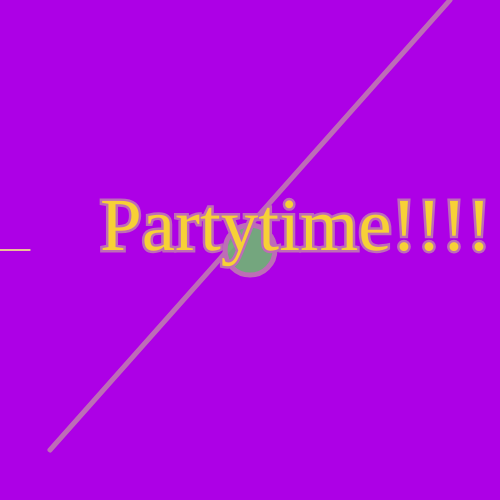
Frame 1 (no input)
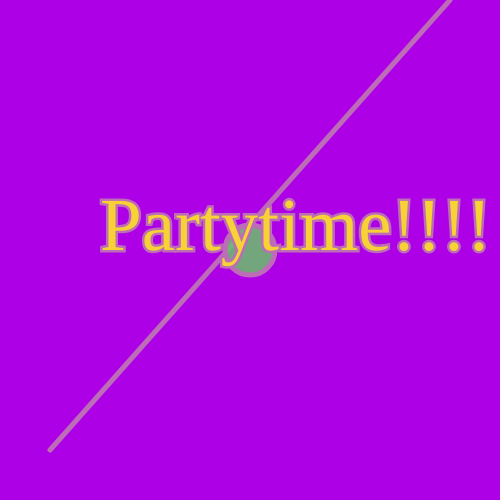
Frame 60 (no input)
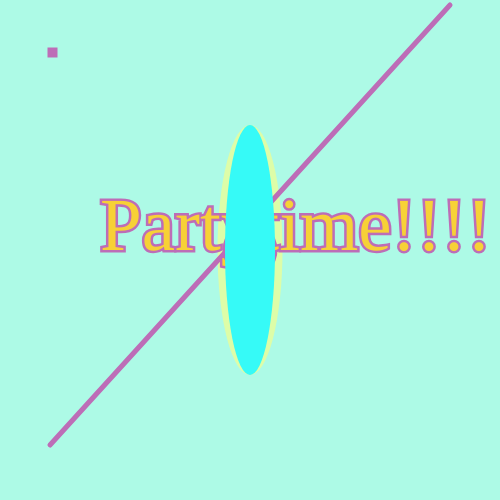
Frame 120 (the mouse pressed at the canvas centre since frame 60)

The p5.js sketch that drew these frames (run headless with seeded random() and noise() and a simulated clock; from frame 60 on, the mouse is pressed at the canvas centre):

// p5.js sketch
// ── sketch.js
var sandy = 0;
var donald = 450;

function setup() {
  createCanvas(500, 500);
}

function draw() {
  background(173, mouseY, 230);

  stroke(255, 255, 127);
  fill(255, 255, 127, 150);
  ellipse(mouseX, 250, sandy + 60, mouseY);

  stroke(189, 109, 183);
  strokeWeight(5);
  rect(50, 50, sandy, sandy);

  line(50, donald, 450, sandy);

  fill(109, 189, 113, 225);
  ellipse(250, 250, 50, 50);

  fill(247, 209, 54);
  textFont("Impact");
  textSize(75);
  text("Partytime!!!!", 100, 250);

  fill(54, mouseX, 247);
  strokeWeight(0);
  ellipse(mouseX, mouseY, 50, mouseY);
}

function mousePressed() {
  if (sandy >= 255) {
    sandy = 0;
  } else {
    sandy = sandy + 5;
  }

  if (donald <= 0) {
    donald = 450;
  } else {
    donald = donald - 5;
  }
}

// ── Final.html
<!DOCTYPE html>
<html>
<head>
	<meta charset="utf-8">
	<meta name="viewport" content="width=device-width, initial-scale=1">
	<title>Final project</title>
	<link rel="stylesheet" type="text/css" href="styles.css">
</head>
<body>
	<h1>Final Project</h1>
	<p>Here is my final project，This website presents the world of Nobi, the Enchanted Shrine Maiden. Explore her forest home, music, animations, and magical powers.</p>
	
	<ul>
		<li><a href="landscape.html">Visit remote forest</a></li>
		<li><a href="audio.html">Listen to my hot tumes!!</a></li>
		<li><a href="animation.html">The Enchanted Shrine Maiden Nobi – Her Life</a></li>
		<li><a href="programming.html">Programming</a></li>
		<li><a href="index.html">Home</a></li>
	</ul>
<h2>Final Animation Video</h2>

<div class="video-wrap">
  <iframe
    src="https://www.youtube.com/embed/_N-95BFsn_Y"
    title="Final Animation – Nobi"
    frameborder="0"
    allow="accelerometer; autoplay; clipboard-write; encrypted-media; gyroscope; picture-in-picture; web-share"
    allowfullscreen>
  </iframe>
</div>

</body>
</html>

// ── animation.html
<!DOCTYPE html>
<html>
<head>
	<meta charset="utf-8">
	<meta name="viewport" content="width=device-width, initial-scale=1">
	<title>the Enchanted Shrine Maiden Nobi her life</title>
	<link rel="stylesheet" type="text/css" href="styles.css">
</head>
<body>
	<h1>Watch Nobi in Action</h1>
	<p>Nobi is graceful, brave, and playful. She moves elegantly through the forest, gliding above trees and performing intricate dances. She radiates gentle energy, but can fight fiercely to protect nature.</p>
	<iframe width="560" height="315" src="https://www.youtube.com/embed/5BFr8vsDvyo?si=4AcsRKEXB82NOgb6" title="YouTube video player" frameborder="0" allow="accelerometer; autoplay; clipboard-write; encrypted-media; gyroscope; picture-in-picture; web-share" referrerpolicy="strict-origin-when-cross-origin" allowfullscreen></iframe>
	<br>
	<ul>
		<li><a href="landscape.html">Visit remote forest</a></li>
		<li><a href="audioo.html">Listen to my hot tunes!!</a></li>
		<li><a href="index.html">Home</a></li>
		<li><a href="programming.html">programming</a></li>
		<li><a href="Final.html">Final project</a></li>
	</ul>


<body>
</html>
// ── audio.html
<!DOCTYPE html>
<html>
<head>
	<meta charset="UTF-8">
	<meta name="viewport" content="width=device-width, initial-scale=1">
	<title>Listen to Music</title>
	<link rel="stylesheet" type="text/css" href="styles.css">
</head>
<body>
<h1>Listen to my hot tunes!!</h1>
	<p>、The forest is alive with gentle rustling leaves, distant waterfalls, and whispers of spirits. Nobi performs ritual songs and dances to honor the forest spirits. Listen to a music piece inspired by her life below.</p>
<iframe width="100%" height="300" scrolling="no" frameborder="no" allow="autoplay"
src="https://w.soundcloud.com/player/?url=https%3A//soundcloud.com/zrkgxikme6zl/gao-nobiportrait&color=%23ff5500&auto_play=false&hide_related=false&show_comments=true&show_user=true&show_reposts=false&show_teaser=true&visual=true">
</iframe>
	src="https://w.soundcloud.com/player/?url=https%3A//soundcloud.com/zrkgxikme6zl/gao-nobiportrait&color=%23ff5500&auto_play=false&show_comments=true&visual=true"></iframe>
		<br>
	<ul>
		<li><a href="landscape.html">Visit remote forest</a></li>
		<li><a href="index.html">Home</a> </li>
		<li><a href="animation.html">the Enchated Shrine Maiden Nobi her life</a></li>
		<li><a href="programming.html">programming</a></li>
		<li><a href="Final.html">Final project</a></li>
	</ul>
</body>
</html>

// ── landscape.html
<!DOCTYPE html>
<html>
<head>
	<meta charset="utf-8">
	<meta name="viewport" content="width=device-width, initial-scale=1">
	<title>the Enchanted Shrine Maiden Nobi-remote forest</title>
	<link rel="stylesheet" type="text/css" href="styles.css">
</head>
<body>
	<h1>The Forest Home of Nobi</h1>
<p>Nobi originates from a secret part of a European forest, a magical place full of ancient treesand natural power. This hidden forest is special because it channels mystical energies that connect her to the spiritual world.</p>
	<img src="images/land.jpg" alt="Gus the Nobi " width="400px">
	<br>
	<ul class="nav">

		<li><a href="index.html">Home</a></li>
		<li><a href="audio.html">Listen to my hot tumes!!</a></li>
		<li><a href="animation.html">the Enchated Shrine Maiden Nobi her life</a></li>
		<li><a href="programming.html">programming</a></li>
		<li><a href="Final.html">Final project</a></li>
	</ul>


</body>
</html>
 

// ── programming.html
<!DOCTYPE html>
<html>
<head>
	<meta charset="utf-8">
	<meta name="viewport" content="width=device-width, initial-scale=1">
	<title>programming</title>
	<link rel="stylesheet" type="text/css" href="styles.css">
</head>
<body>
	<h1>Discover Nobi's Powers</h1>
	<p>Nobi can manipulate magical energy to become invisible, grow in size, or create protective shields. She uses her powers wisely to protect the forest and help humans in need.
	</p> 
 <div id="sketch-holder"></div>

  <ul class="nav">

		<li><a href="landscape.html">Visit remote forest</a></li>
		<li><a href="audio.html">Listen to my hot tunes!!</a></li>
		<li><a href="animation.html">the Enchanted Shrine Maiden Nobi her life</a></li>
		<li><a href="index.html">Home</a></li>
		<li><a href="Final.html">Final project</a></li>
	</ul>
   <script src="https://cdn.jsdelivr.net/npm/p5@1.9.0/lib/p5.min.js"></script>
  <script src="sketch.js"></script>
 
</body>
</html>

// ── styles.css
body{background-color:#955AA6;} 

h1{color:#8A552F; 
	font-family: Papyrus,fantasy; 
	font-size: 40px;
	background-color: rosybrown;
	text-align:center;
	padding-top:15px;
	margin:20px; }

p{font-family: Helvetica,Arial, sans-serif;
	font-size: 18px;
    color: #8A5850;
    text-align: center;
    padding-top: 15px; }

img{border-style: ridge;
border-width: 15px;
display: block;
margin: auto;
border-color: #704282; }

a{text-decoration:none;
color: #465791;
font-family: Helvetica,Arial, sans-serif;
font-size: 10px; }



a:hover {color:black;
font-size:20px;
font-weight: bold;}

.nav{
  list-style: none;
  background-color: white;
  text-align: center;
  padding: 10px 0;
  margin: 0;
}

.nav li{
  display: inline-block;
  margin: 6px 6px;
  border: 2px solid #000;
}

.nav a{
  display: inline-block;
  padding: 10px 16px;
  text-decoration: none;
  color: #465791;
  font-family: Helvetica, Arial, sans-serif;
  font-size: 12px;
}

.nav a:hover{
  color: black;
  font-weight: bold;
}
.nav a{ min-width: 120px; }
.nav{
  list-style: none;
  background-color: white;
  text-align: center;
  padding: 8px 0;
  margin: 0;
}

.nav li{
  display: inline-block;
  border: 2px solid #000;
  margin: 0;
  padding: 0;
  width: 140px;
  height: 42px;
  vertical-align: middle;
  overflow: visible;
}

.nav a{
  display: inline-flex;
  align-items: center;
  justify-content: center;
  width: 100%;
  height: 100%;
  text-decoration: none;
  color: #465791;
  font-family: Helvetica, Arial, sans-serif;
  font-size: 10px;
  transition: transform 0.15s ease, font-size 0.15s ease;
  transform-origin: center;
}

.nav a:hover{
  color: black;
  font-weight: bold;
  font-size: 20px;
  transform: scale(1.15);
}
